Frame 1 (no input): blank canvas, image omitted
Frame 60 (no input): blank canvas, image omitted
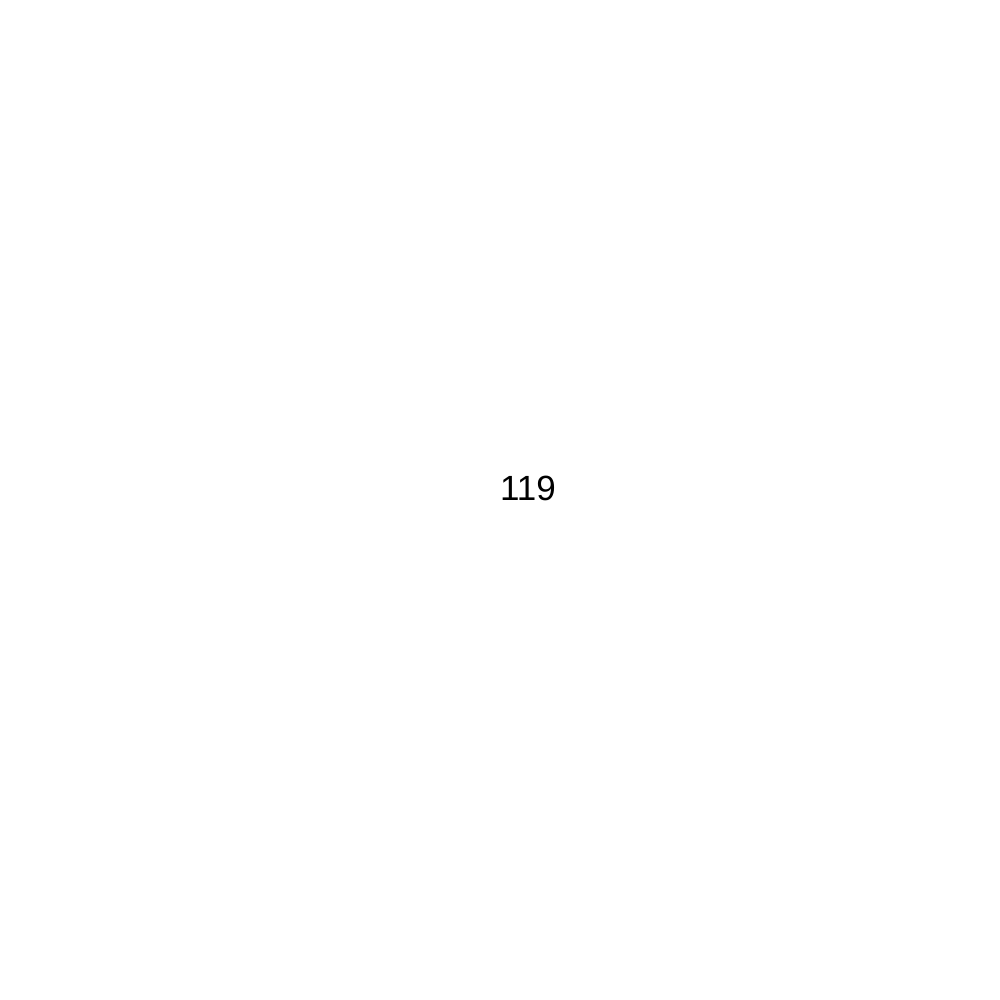
Frame 120 (the mouse pressed at the canvas centre since frame 60)

The p5.js sketch whose frames 1 and 60 were blank and that drew this single picture after the mouse press (run headless with seeded random() and noise() and a simulated clock; from frame 60 on, the mouse is pressed at the canvas centre):

// p5.js sketch
// ── sketch.js
var counter = 0;

function setup() {
  createCanvas(1000, 1000);
}

function draw() {
  background(255);
  textSize(35);
  text(counter, width/2, height/2);
  counter++;
}
